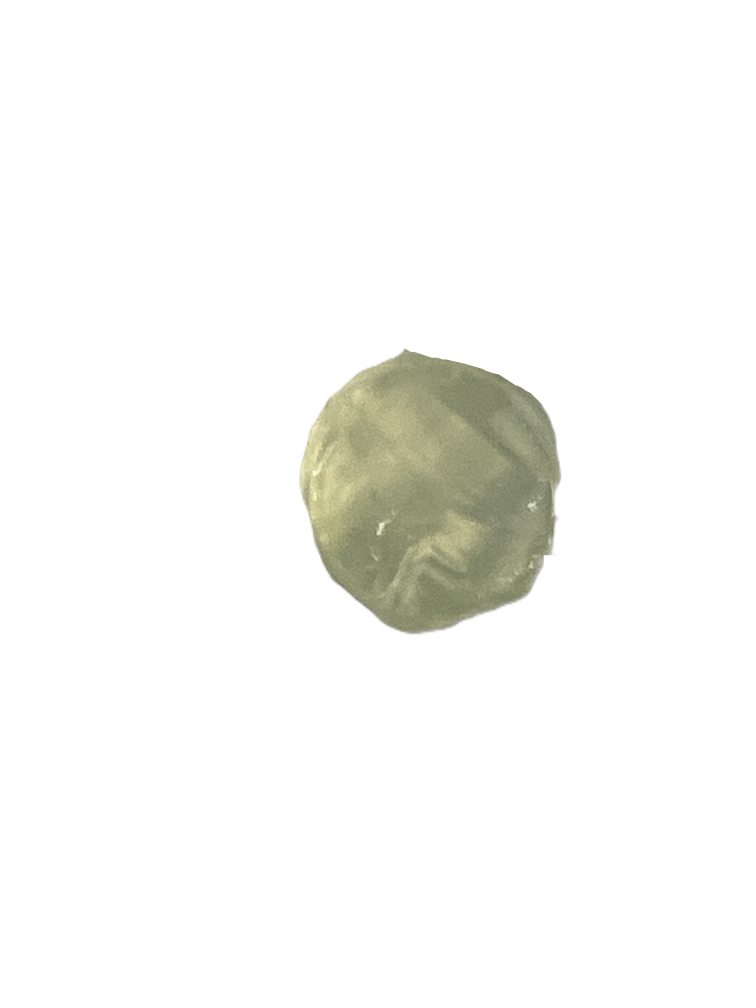
#> input picture calibration curve/0mM 1.jpg, 3024 x 4032 px (shown at 1/4 size); its folder holds 4 pictures in this run
$ python luminance.py
#> lines starting #> are read from the running program, lines starting #| are printed output that depends on the picture; after the words box and inside, x2 and y2 are one past the last pixel; in counts of white or black regions, pixels touching at a corner belong together
"""Get Luminance From Images
"""
import math
import numpy as np
import os
import pandas as pd
import skimage as ski
from natsort import natsorted


def load_images(folder_name):
  """Load images in the folder."""
  folder_path = os.path.join(os.getcwd(), folder_name)
  list_files = os.listdir(folder_path)
  list_files = natsorted(list_files)
  image_dict = {}
  for filename in list_files:
    file_path = os.path.join(folder_path, filename)
    image_dict[filename] = ski.io.imread(file_path)
  return image_dict

def get_rgb(img):
  """Get the average RGB of an image."""
  # Create a mask for white regions
  white_mask = np.all(img == [255, 255, 255], axis=-1)
  # Invert the mask to select non-white regions
  non_white_mask = ~white_mask
  # Extract non-white pixels from the image
  non_white_pixels = img[non_white_mask]
  # Calculate the average RGB values for non-white regions
  average_rgb = np.mean(non_white_pixels, axis=0)
  return average_rgb

def get_data(imgs):
  # Count number
  number = len(imgs)
  if number < 1:
    return
  # Remove background
  image_names = list(imgs.keys())
  concentrations = np.array([float(i.split('mM')[0]) for i in image_names])
  rgb = []
  for i in image_names:
    rgb.append(get_rgb(imgs[i]))
  # Save data
  luminance = [(0.299*i[0] + 0.587*i[1] + 0.114*i[2]) for i in rgb]
  log = [math.log1p(i) for i in luminance]
  df = pd.DataFrame([[a] + ["{:.2f}".format(b)] + ["{:.2f}".format(c)] for a, b, c in zip(concentrations, luminance, log)],
                    columns=['Concentration (mM)', 'Luminance', 'Logarithmic luminance'])
  df.to_excel("excel/luminance.xlsx", index=False)

def main():
  image_dict = load_images('calibration curve')
#> image_dict = 4 items
  get_data(image_dict)
#> in get_data, `number = len(imgs)`: number = 4
#> in get_data, `image_names = list(imgs.keys())`: image_names = ['0mM 1.jpg', '0mM 2.jpg', '0mM 3.jpg', '16mM 1.jpg']
#> in get_data, `concentrations = np.array([float(i.split('mM')[0]) for i in image_name..`: concentrations = [0, 0, 0, 16]
#> the loop in get_data, `for i in image_names:` made 4 passes
#> (i, average_rgb in get_rgb) on passes 1 to 4: ('0mM 1.jpg', [158.2, 159.5, 125.9]), ('0mM 2.jpg', [158.5, 161.3, 135.1]), ('0mM 3.jpg', [158.1, 159.9, 134.8]), ('16mM 1.jpg', [57.47, 52.31, 81.49])
#> pass 1, in get_rgb, `white_mask = np.all(img == [255, 255, 255], axis=-1)`:
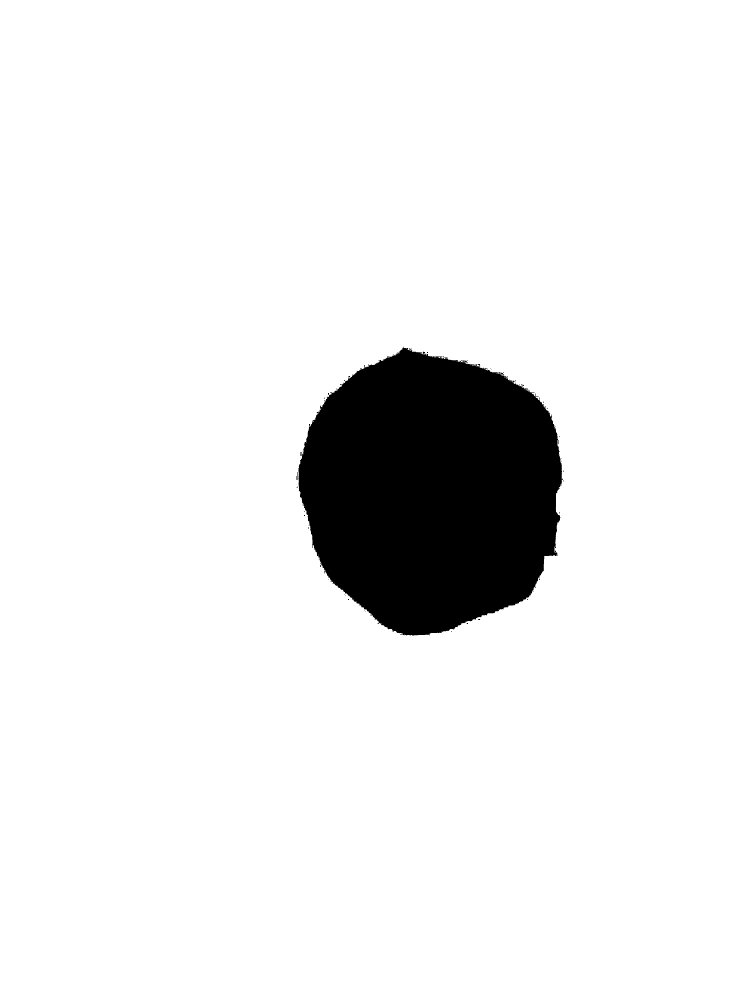
#> white_mask: shape (4032, 3024) bool (shown at 1/4 size); 92.4% white; 200 black regions (184 under 20 px), largest, box (x1, y1, x2, y2) and area: (1193, 1390, 2252, 2543) 930707, (1186, 1888, 1190, 1920) 96, (1202, 1808, 1206, 1824) 64
#> pass 1, in get_rgb, `non_white_mask = ~white_mask`:
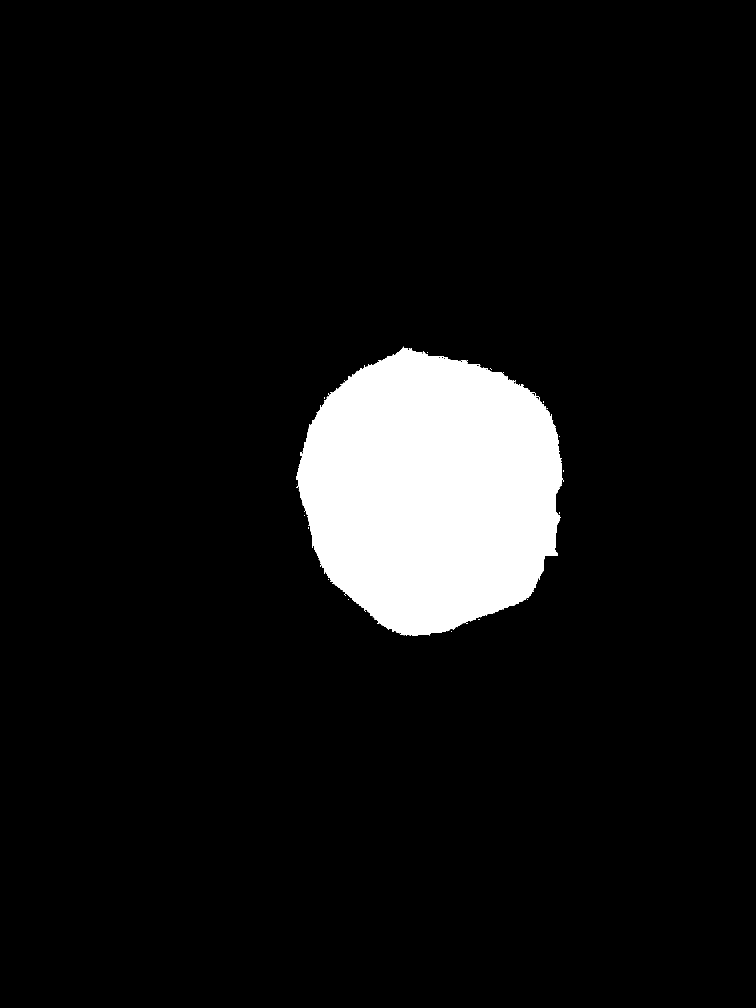
#> non_white_mask: shape (4032, 3024) bool (shown at 1/4 size); 7.6% white; 200 white regions (184 under 20 px), largest, box (x1, y1, x2, y2) and area: (1193, 1390, 2252, 2543) 930707, (1186, 1888, 1190, 1920) 96, (1202, 1808, 1206, 1824) 64
#> pass 2, in get_rgb (call 2), `white_mask = np.all(img == [255, 255, 255], axis=-1)`:
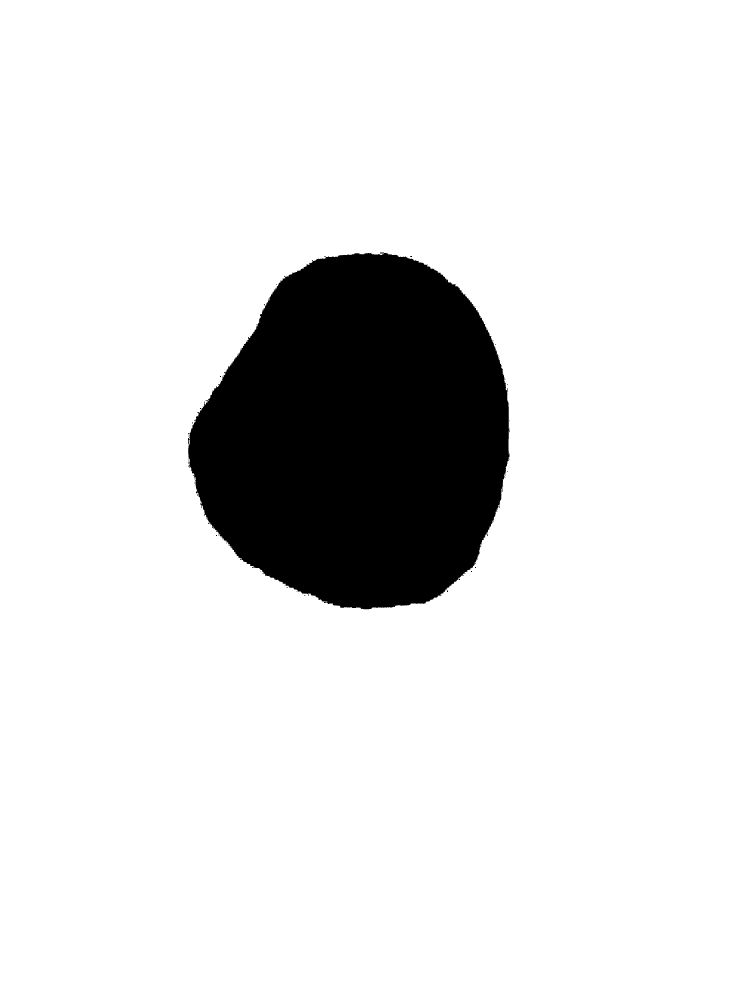
#> white_mask: shape (4032, 3024) bool (shown at 1/4 size); 88.5% white; 221 black regions (211 under 20 px), largest, box (x1, y1, x2, y2) and area: (752, 1010, 2038, 2437) 1398751, (754, 1860, 758, 1872) 35, (2030, 1552, 2032, 1568) 32
#> pass 2, in get_rgb (call 2), `non_white_mask = ~white_mask`:
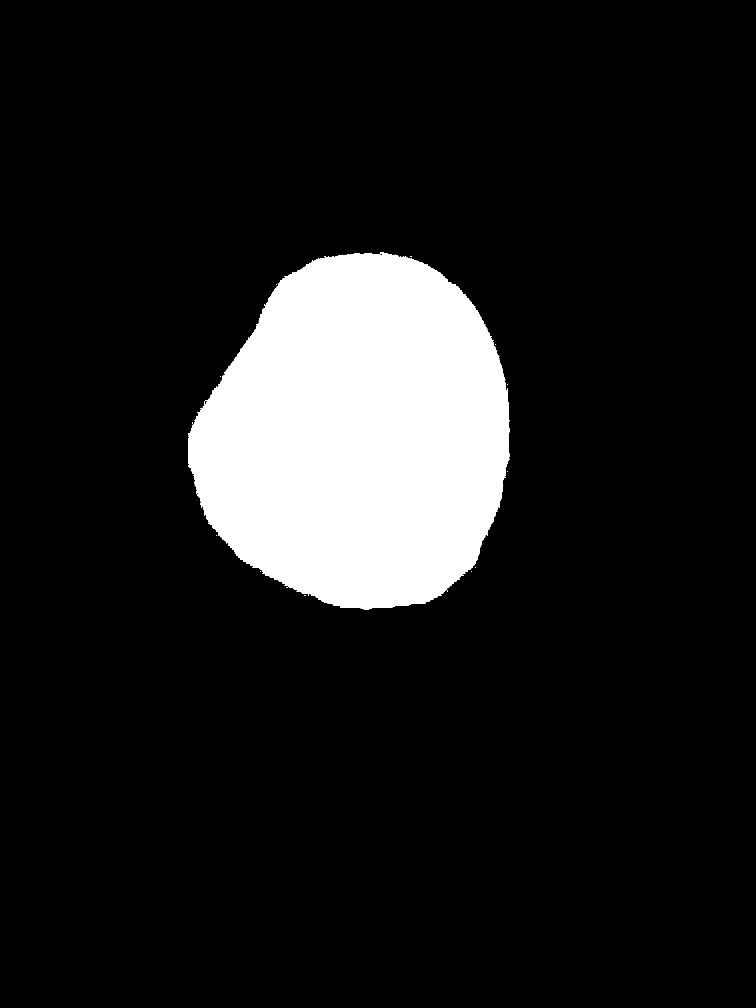
#> non_white_mask: shape (4032, 3024) bool (shown at 1/4 size); 11.5% white; 221 white regions (211 under 20 px), largest, box (x1, y1, x2, y2) and area: (752, 1010, 2038, 2437) 1398751, (754, 1860, 758, 1872) 35, (2030, 1552, 2032, 1568) 32
#> after the loop in get_data, `for i in image_names:`: rgb = [[158.2, 159.5, 125.9], [158.5, 161.3, 135.1], [158.1, 159.9, 134.8], [57.47, 52.31, 81.49]]
#> in get_data, `luminance = [(0.299*i[0] + 0.587*i[1] + 0.114*i[2]) for i in rgb]`: luminance = [155.3, 157.5, 156.5, 57.18]
#> in get_data, `log = [math.log1p(i) for i in luminance]`: log = [5.05, 5.07, 5.06, 4.06]
#> in get_data, `df = pd.DataFrame([[a] + ["{:.2f}".format(b)] + ["{:.2f}".format(c)] f..`: df = table of 4 rows and 3 columns


if __name__ == "__main__":
#> (the run stopped early here; a loop or call above may not have finished)
